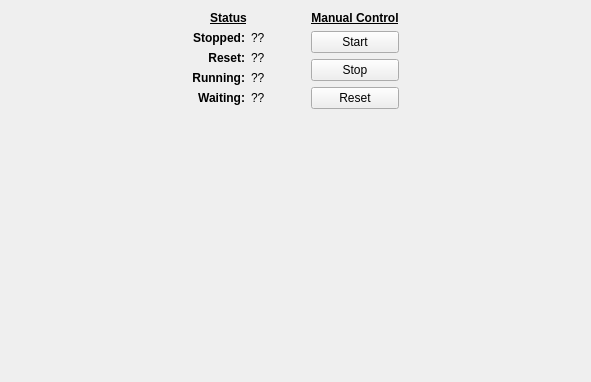
<?xml version="1.0" encoding="UTF-8"?>
<ui version="4.0">
 <class>Form</class>
 <widget class="QWidget" name="Form">
  <property name="geometry">
   <rect>
    <x>0</x>
    <y>0</y>
    <width>591</width>
    <height>382</height>
   </rect>
  </property>
  <property name="windowTitle">
   <string>Form</string>
  </property>
  <layout class="QVBoxLayout" name="verticalLayout_3">
   <item>
    <layout class="QHBoxLayout" name="horizontalLayout_2">
     <item>
      <spacer name="horizontalSpacer">
       <property name="orientation">
        <enum>Qt::Horizontal</enum>
       </property>
       <property name="sizeHint" stdset="0">
        <size>
         <width>40</width>
         <height>20</height>
        </size>
       </property>
      </spacer>
     </item>
     <item>
      <layout class="QVBoxLayout" name="verticalLayout_4">
       <item>
        <widget class="QLabel" name="label_3">
         <property name="text">
          <string>&lt;html&gt;&lt;head/&gt;&lt;body&gt;&lt;p&gt;&lt;span style=&quot; font-weight:600; text-decoration: underline;&quot;&gt;Status&lt;/span&gt;&lt;/p&gt;&lt;/body&gt;&lt;/html&gt;</string>
         </property>
         <property name="alignment">
          <set>Qt::AlignCenter</set>
         </property>
        </widget>
       </item>
       <item>
        <layout class="QGridLayout" name="gridLayout">
         <item row="0" column="0">
          <widget class="QLabel" name="label">
           <property name="text">
            <string>&lt;html&gt;&lt;head/&gt;&lt;body&gt;&lt;p&gt;&lt;span style=&quot; font-weight:600;&quot;&gt;Stopped:&lt;/span&gt;&lt;/p&gt;&lt;/body&gt;&lt;/html&gt;</string>
           </property>
           <property name="alignment">
            <set>Qt::AlignRight|Qt::AlignTrailing|Qt::AlignVCenter</set>
           </property>
          </widget>
         </item>
         <item row="1" column="0">
          <widget class="QLabel" name="label_2">
           <property name="text">
            <string>&lt;html&gt;&lt;head/&gt;&lt;body&gt;&lt;p&gt;&lt;span style=&quot; font-weight:600;&quot;&gt;Reset:&lt;/span&gt;&lt;/p&gt;&lt;/body&gt;&lt;/html&gt;</string>
           </property>
           <property name="alignment">
            <set>Qt::AlignRight|Qt::AlignTrailing|Qt::AlignVCenter</set>
           </property>
          </widget>
         </item>
         <item row="0" column="1">
          <widget class="QLabel" name="stopped_label">
           <property name="text">
            <string>??</string>
           </property>
          </widget>
         </item>
         <item row="2" column="0">
          <widget class="QLabel" name="label_4">
           <property name="text">
            <string>&lt;html&gt;&lt;head/&gt;&lt;body&gt;&lt;p&gt;&lt;span style=&quot; font-weight:600;&quot;&gt;Running:&lt;/span&gt;&lt;/p&gt;&lt;/body&gt;&lt;/html&gt;</string>
           </property>
           <property name="alignment">
            <set>Qt::AlignRight|Qt::AlignTrailing|Qt::AlignVCenter</set>
           </property>
          </widget>
         </item>
         <item row="3" column="0">
          <widget class="QLabel" name="label_5">
           <property name="text">
            <string>&lt;html&gt;&lt;head/&gt;&lt;body&gt;&lt;p&gt;&lt;span style=&quot; font-weight:600;&quot;&gt;Waiting:&lt;/span&gt;&lt;/p&gt;&lt;/body&gt;&lt;/html&gt;</string>
           </property>
           <property name="alignment">
            <set>Qt::AlignRight|Qt::AlignTrailing|Qt::AlignVCenter</set>
           </property>
          </widget>
         </item>
         <item row="1" column="1">
          <widget class="QLabel" name="reset_label">
           <property name="text">
            <string>??</string>
           </property>
          </widget>
         </item>
         <item row="2" column="1">
          <widget class="QLabel" name="running_label">
           <property name="text">
            <string>??</string>
           </property>
          </widget>
         </item>
         <item row="3" column="1">
          <widget class="QLabel" name="waiting_label">
           <property name="text">
            <string>??</string>
           </property>
          </widget>
         </item>
        </layout>
       </item>
       <item>
        <spacer name="verticalSpacer_2">
         <property name="orientation">
          <enum>Qt::Vertical</enum>
         </property>
         <property name="sizeHint" stdset="0">
          <size>
           <width>20</width>
           <height>40</height>
          </size>
         </property>
        </spacer>
       </item>
      </layout>
     </item>
     <item>
      <spacer name="horizontalSpacer_3">
       <property name="orientation">
        <enum>Qt::Horizontal</enum>
       </property>
       <property name="sizeType">
        <enum>QSizePolicy::Fixed</enum>
       </property>
       <property name="sizeHint" stdset="0">
        <size>
         <width>40</width>
         <height>20</height>
        </size>
       </property>
      </spacer>
     </item>
     <item>
      <layout class="QVBoxLayout" name="verticalLayout">
       <item>
        <widget class="QLabel" name="label_6">
         <property name="text">
          <string>&lt;html&gt;&lt;head/&gt;&lt;body&gt;&lt;p&gt;&lt;span style=&quot; font-weight:600; text-decoration: underline;&quot;&gt;Manual Control&lt;/span&gt;&lt;/p&gt;&lt;/body&gt;&lt;/html&gt;</string>
         </property>
         <property name="alignment">
          <set>Qt::AlignCenter</set>
         </property>
        </widget>
       </item>
       <item>
        <widget class="QPushButton" name="start_button">
         <property name="text">
          <string>Start</string>
         </property>
        </widget>
       </item>
       <item>
        <widget class="QPushButton" name="stop_button">
         <property name="text">
          <string>Stop</string>
         </property>
        </widget>
       </item>
       <item>
        <widget class="QPushButton" name="reset_button">
         <property name="text">
          <string>Reset</string>
         </property>
        </widget>
       </item>
       <item>
        <spacer name="verticalSpacer_3">
         <property name="orientation">
          <enum>Qt::Vertical</enum>
         </property>
         <property name="sizeHint" stdset="0">
          <size>
           <width>20</width>
           <height>40</height>
          </size>
         </property>
        </spacer>
       </item>
      </layout>
     </item>
     <item>
      <spacer name="horizontalSpacer_2">
       <property name="orientation">
        <enum>Qt::Horizontal</enum>
       </property>
       <property name="sizeHint" stdset="0">
        <size>
         <width>40</width>
         <height>20</height>
        </size>
       </property>
      </spacer>
     </item>
    </layout>
   </item>
   <item>
    <spacer name="verticalSpacer">
     <property name="orientation">
      <enum>Qt::Vertical</enum>
     </property>
     <property name="sizeHint" stdset="0">
      <size>
       <width>20</width>
       <height>176</height>
      </size>
     </property>
    </spacer>
   </item>
  </layout>
 </widget>
 <resources/>
 <connections/>
</ui>
